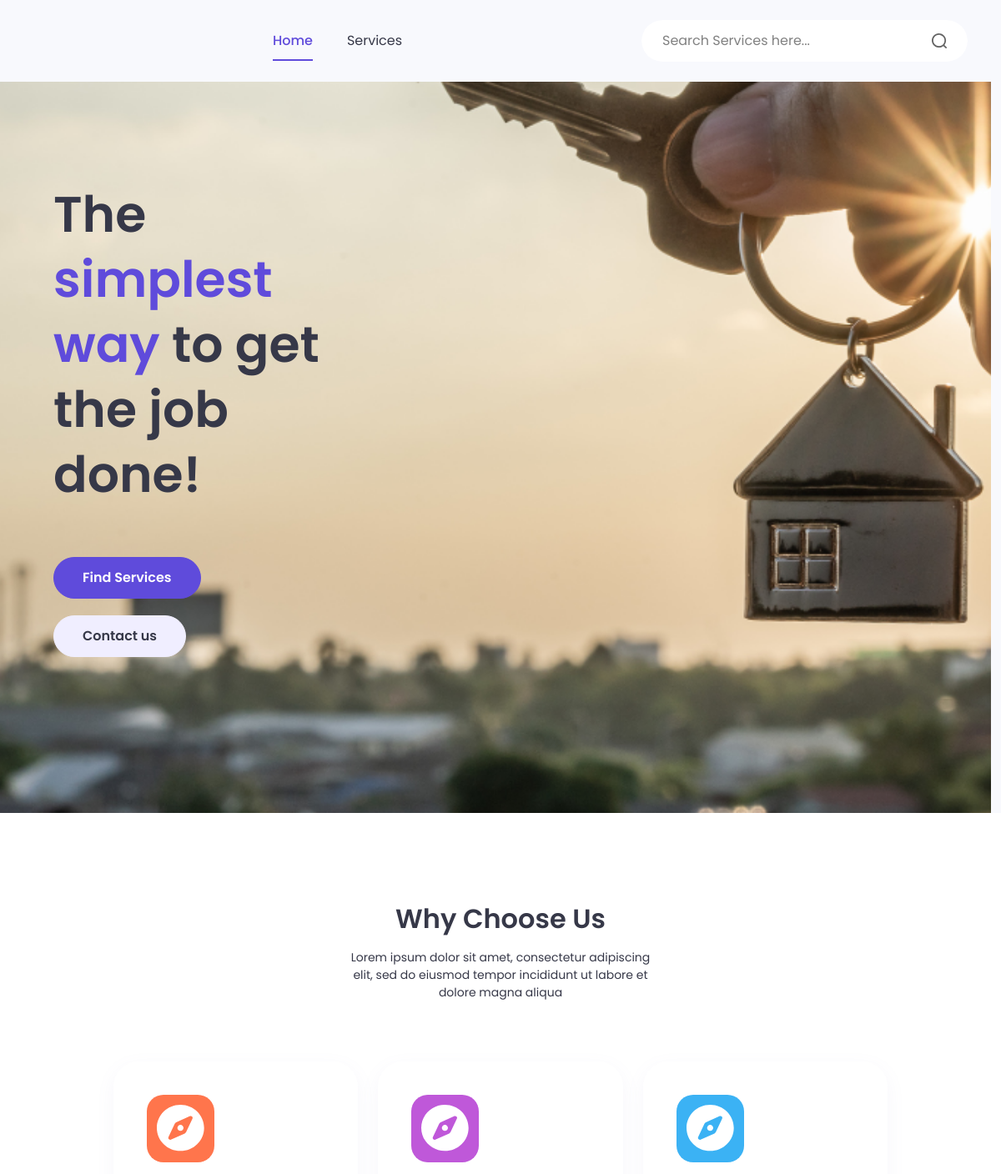
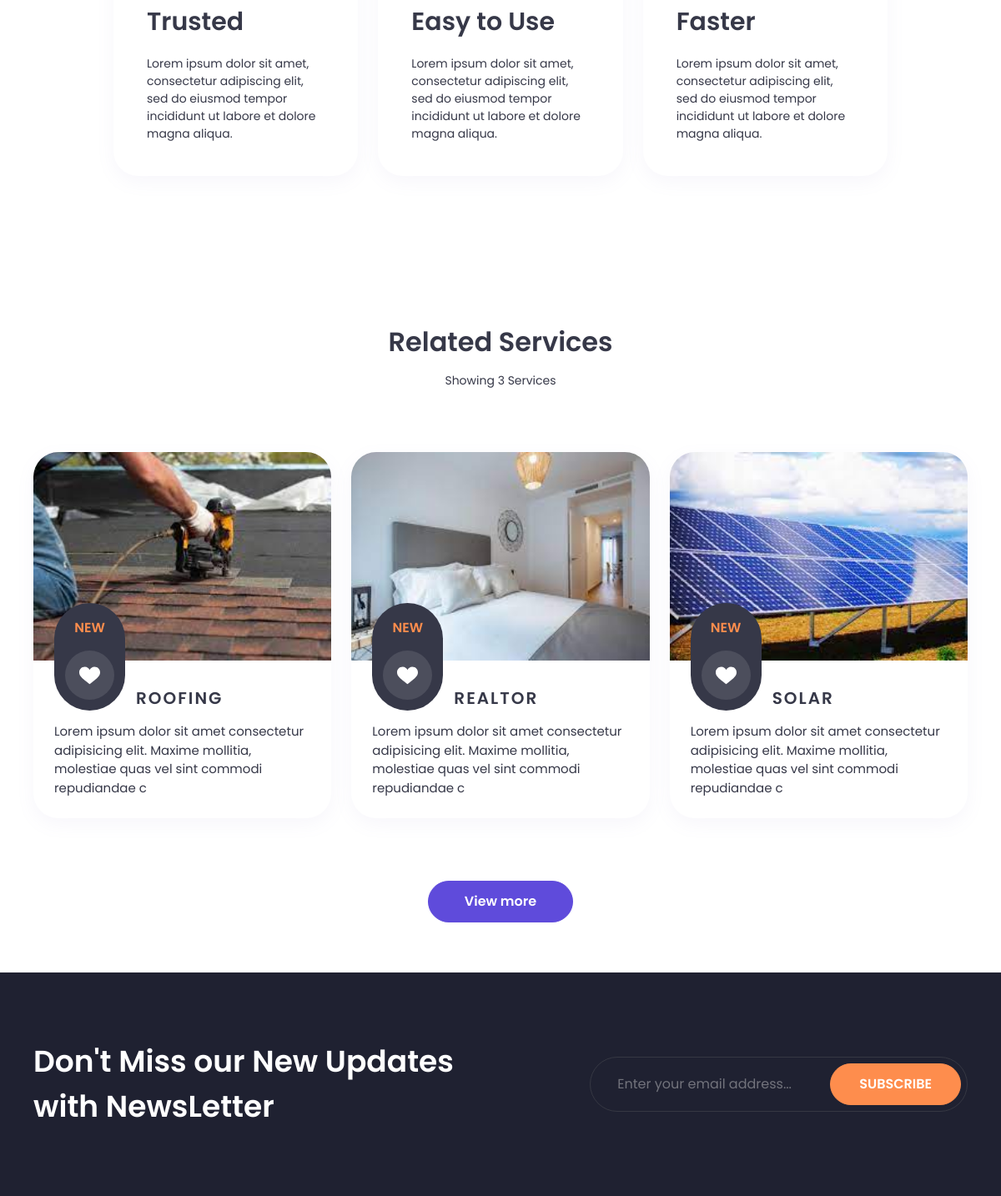
The page / on the database its author committed (2 pictures, top to bottom).
### base/models.py (models this page shows, shortened)
class Service(models.Model):
    title = models.CharField(max_length=100, null=False, blank=False)
    image = models.ImageField(upload_to="service_profile", default="default_service_profile.png", blank=True, null=True)
    desc = models.TextField(null=False, blank=False)
    email_address_associate = models.EmailField(null=False, blank=False)
    email_address_password = models.TextField(null=False, blank=False)
    receiver_email = models.TextField(null=False, blank=False)
    email_text_to_send_user = models.TextField(null=False, blank=False, default="Its that simple! You will be contacted by a qualified professional right away!")

### base/views.py (the view)
# urls.py: path("", views.homepage, name="homepage"),
def homepage(request):
    related_services = Service.objects.all()[:3]
    hearted = request.session.get('hearted')
    if hearted:
        all_ids = request.session['hearted'].split(" ")
        hearted = [int(i) for i in all_ids]
    context = {
        "related_services":related_services,
        "hearted":hearted
        }
    return render(request, "homepage.html", context)

### templates/homepage.html (shortened to what this page needs)
{% extends "base.html" %} {% load static %}  {% block content %}
<main class="main">
  <div class="bg-ghost-white">
    <div class="">
      <div class="row main__top__menu">
        <div
          class="col-12 col-lg-6 col-xl-5 d-flex align-items-center my-34 my-lg-60 my-xl-120 order-2 order-lg-1"
        >
          <div class="swiper header-slider">
            <div class="swiper-wrapper">
              <div class="swiper-slide">
                <h1 class="heading-header-1 mb-0">
                  The
                  <span class="text-primary">simplest way</span> to get the job done!
                </h1>
              </div>
            </div>
            <div class="d-flex flex-wrap align-items-center mt-60 gap-20 two__btn__main__page">
              <a
                class="btn btn-primary fw-semiBold py-12 px-34 rounded-pill"
                href="{% url 'services_page' %}"
                role="button"
                >Find Services</a>
              <a
                class="btn btn-alice-blue text-dark fw-semiBold py-12 px-34 rounded-pill"
                href="{% url 'services_page' %}"
                role="button"
                >Contact us</a>
            </div>
          </div>
        </div>
      </div>
    </div>
  </div>
  <div class="container-xxl py-60">
    <div class="d-grid w-md-50 w-xl-34 mb-60 mx-auto gap-12">
      <h2 class="heading-section-3 text-dark text-center mb-0">
        Why Choose Us
      </h2>
      <div class="heading-text-2 lh-base text-dark text-center">
        Lorem ipsum dolor sit amet, consectetur adipiscing elit, sed do eiusmod
        tempor incididunt ut labore et dolore magna aliqua
      </div>
    </div>
    <div class="row w-xl-85 mx-auto">
      <div class="col-12 col-md-6 col-lg-4 my-12">
        <div class="card card-icon">
          <div class="card-box-icon bg-outrageous-orange text-white">
          </div>
          <h5 class="card-title">Trusted</h5>
          <p class="card-text">
            Lorem ipsum dolor sit amet, consectetur adipiscing elit, sed do
            eiusmod tempor incididunt ut labore et dolore magna aliqua.
          </p>
        </div>
      </div>
      <div class="col-12 col-md-6 col-lg-4 my-12">
        <div class="card card-icon">
          <div class="card-box-icon bg-medium-orchid text-white">
          </div>
          <h5 class="card-title">Easy to Use</h5>
          <p class="card-text">
            Lorem ipsum dolor sit amet, consectetur adipiscing elit, sed do
            eiusmod tempor incididunt ut labore et dolore magna aliqua.
          </p>
        </div>
      </div>
      <div class="col-12 col-md-6 offset-md-3 col-lg-4 offset-lg-0 my-12">
        <div class="card card-icon">
          <div class="card-box-icon bg-picton-blue text-white">
          </div>
          <h5 class="card-title">Faster</h5>
          <p class="card-text">
            Lorem ipsum dolor sit amet, consectetur adipiscing elit, sed do
            eiusmod tempor incididunt ut labore et dolore magna aliqua.
          </p>
        </div>
      </div>
    </div>
  </div>
  <div class="container-xxl py-60">
    <div class="d-grid gap-12 w-md-50 w-xl-34 mb-60 mx-auto">
      <h2 class="heading-section-3 text-dark text-center mb-0">
        Related Services
      </h2>
      <div class="heading-text-2 lh-base text-dark text-center">
        Showing {{related_services.count}} Services
      </div>
    </div>
    <div class="row">
     {% if related_services %} {% for service in related_services %}
      <div class="col-12 col-md-6 col-xl-4 my-15">
        <div class="event-card">
          <div class="event-thumb">
            <img
              src="{{service.image.url}}"
              alt=""
            />
          </div>
          <div class="event-content">
            <div class="event-content-header">
              <div class="event-content-date-book">
                <div class="event-date">
                  <span class="text-accent">NEW</span>
                </div>
                {% if service.id in hearted %}
                <button
                  class="btn btn-event-book"
                  type="button"
                  id="heart_btn_id_{{service.id}}"
                  style="background-color: #ff477e"
                  onclick="heart_btn_clicked({{service.id}})"
                  value="hearted"
                >
                  <svg
                    width="20"
                    height="20"
                    viewBox="0 0 20 20"
                    fill="none"
                    xmlns="http://www.w3.org/2000/svg"
                    data-inject-url="https://peterdraw.studio/ziro-html/assets/icons/heart.svg"
                    class="svg-inject"
                  >
                    <path
                      d="M14.6875 2C12.3186 2 10.7965 3.55012 10 4.94285C9.20348 3.55012 7.68145 2 5.3125 2C2.30613 2 0 4.30254 0 7.35641C0 10.6678 2.88922 12.9228 7.20363 16.3371C9.31621 18.0075 9.45195 18.1345 10 18.575C10.4473 18.2155 10.6948 17.9988 12.7964 16.3371C17.1108 12.9228 20 10.6678 20 7.35641C20 4.30258 17.6939 2 14.6875 2Z"
                    ></path>
                  </svg>
                </button>
                {%else%}
                <button
                  class="btn btn-event-book"
                  type="button"
                  id="heart_btn_id_{{service.id}}"
                  onclick="heart_btn_clicked({{service.id}})"
                  value="non_hearted"
                >
                </button>
                {%endif%}
				</div>
              <div class="event-content-info">
                <h2 class="event-title event-categories">
                  <a class="event-title-link" href="{% url 'service_detail_page' service.id %}">{{service.title}}</a>
                </h2>
              </div>
            </div>
            <div class="event-content-footer">
              <div class="event-summary">
                <p>{{service.desc|slice:"0:120"}}</p>
              </div>
            </div>
          </div>
        </div>
      </div>
      {% endfor %} {% else %}
      <h1 class="heading-header-1 mb-0 m-auto d-flex justify-content-center">
        No
        <span class="text-accent">Service</span> Found!
      </h1>
      {% endif %}
    </div>
    <div class="d-flex">
      <a
        class="btn btn-primary fw-semiBold py-12 px-43 mt-60 mx-auto rounded-pill"
        href="{% url 'services_page' %}"
        role="button"
        >View more</a
      >
    </div>
  </div>
</main>
{% endblock content %}

### static/css/new_style.css (style rules this page uses)
.main__top__menu { background: url('/static/branding/TLC%20Headers-2.png'); background-position: center; background-repeat: no-repeat; background-size: cover; position: relative; width: 100%; }
.header-slider { margin: 0 4rem; }

### rows shown on the page
Service: image (picture), title "ROOFING", desc "Lorem ipsum dolor sit amet consectetur adipisicing elit. Maxime mollitia, molestiae quas vel sint commodi repudiandae c"
Service: image (picture), title "REALTOR", desc "Lorem ipsum dolor sit amet consectetur adipisicing elit. Maxime mollitia, molestiae quas vel sint commodi repudiandae c"
Service: image (picture), title "SOLAR", desc "Lorem ipsum dolor sit amet consectetur adipisicing elit. Maxime mollitia, molestiae quas vel sint commodi repudiandae c"

### other values the page prints
{{ related_services.count }} "3"
